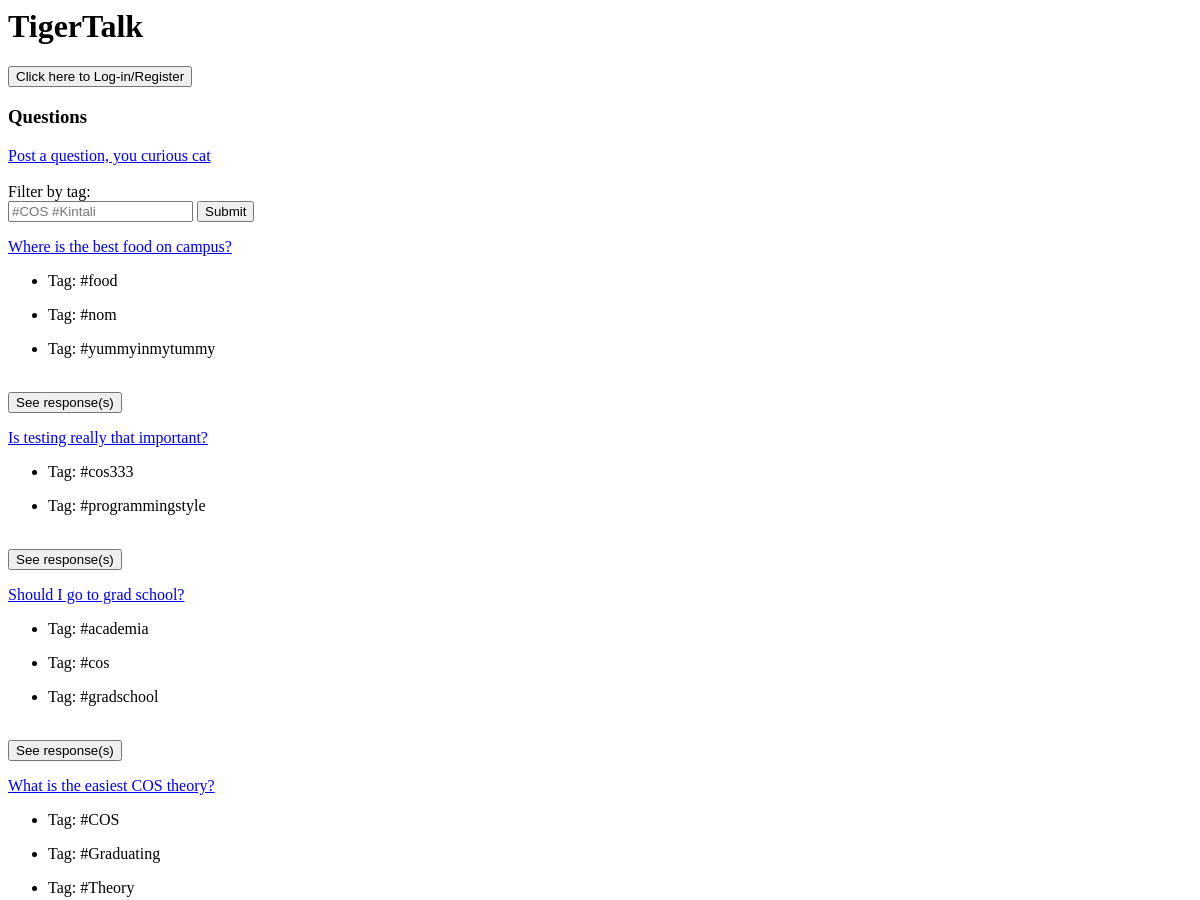
Page /blog/ (upper part) on the earlier database version.
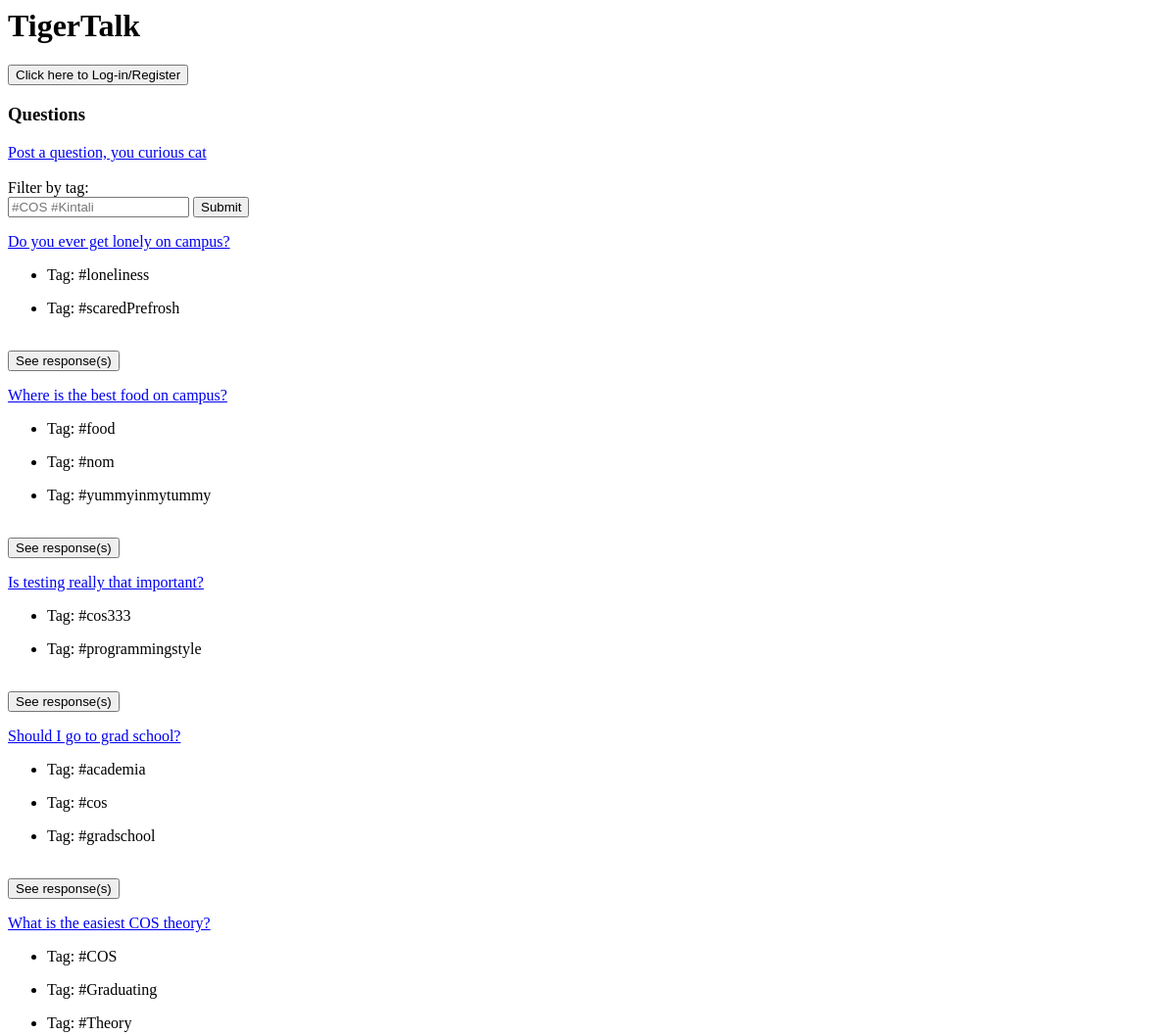
Same page on the later database version.
### blog/models.py (models this page shows, shortened)
class Question(models.Model):
    text = models.TextField()
    created_at = models.DateTimeField()
    blockedOrNot = models.BooleanField(default = False)
    inappropriateCount = models.IntegerField(
        default=0,
        verbose_name= "Inappropriate")
    inappropriateId = models.ManyToManyField(User, related_name = 'flagged_questions')
    objects = managers.QuestionManager()
    class Meta:
        verbose_name = "Question"
        verbose_name_plural = "Questions"

class Tag(models.Model):
    questions = models.ManyToManyField(Question, related_name = 'tags')
    text = models.CharField(max_length = 30)
    objects = managers.TagManager()
    class Meta:
        verbose_name = "Tag"
        verbose_name_plural = "Tags"
        ordering = ("text",)

### blog/views.py (the view)
def index(request):
	questions = Question.objects.filter(blockedOrNot=False).order_by('-created_at')
	questions = Question.objects.order_by('-created_at')
	user = request.user
	try:
		exp_question = Question.objects.get(pk=request.GET['responses_requested'])
		cur_page = request.GET['page']
		expanded_question_list = [exp_question]
		exp_answers = expanded_question_list[0].answers.order_by('helpfulCount', '-created_at')[:5]
	except (KeyError, Question.DoesNotExist):
		expanded_question_list = []
		exp_answers = []
		cur_page = utils.get_page_number_from_request(request)
	try:
		res_question = Question.objects.get(pk=request.GET['respond_to_q'])
		cur_page = request.GET['page']
		response_question_list = [res_question]
	except (KeyError, Question.DoesNotExist):
		response_question_list = []
	try:
		close_q = Question.objects.get(pk=request.GET['close_requested'])
		expanded_question_list= []
		cur_page = request.GET['page']
		exp_answers = []
	except:
		pass
	try:
		flagged_q = Question.objects.get(pk=request.POST['flag_q'])
		user  = request.user
		flagged_q.inappropriateCount += 1
		flagged_q.inappropriateId.add(user)
		flagged_q.save()
		user.flagged_questions.add(flagged_q)
		user.save()
		cur_page = request.GET['page']
	except:
		pass
	try:
		user  = request.user
		flagged_question_list = user.flagged_questions.all()
	except:
		flagged_question_list = []
	try:
		helpful_answer = Answer.objects.get(pk=request.GET['helpful'])
		user = request.user
		helpful_answer.helpfulCount += 1
		helpful_answer.helpfulId.add(user)
		helpful_answer.save()
		user.helpful_responses.add(helpful_answer)
		user.save()
	except:
		pass
	try:
		user = request.user
		helpful_responses_list = user.helpful_responses.all()
	except:
		helpful_responses_list = []
	try:
		inapp_answer = Answer.objects.get(pk=request.GET['inapp'])
		user = request.user
		inapp_answer.inappropriateCount += 1
		inapp_answer.inappropriateId.add(user)
		inapp_answer.save()
		inapp_answer.user.inappropriateCount += 1
		inapp_answer.user.save()
		user.inappropriate_responses.add(inapp_answer)
		user.save()
	except:
		pass
	try:
		user = request.user
		inapp_responses_list = user.inappropriate_responses.all()
	except:
		inapp_responses_list = []
	template = loader.get_template('blog/index.html')
	context = {
		'questions' : questions,
		'expanded_question_list' : expanded_question_list,
		'response_question_list' : response_question_list,
		'user': request.user,
		'flagged_question_list': flagged_question_list,
		'expanded_answers': exp_answers,
		'cur_page': cur_page,
		'helpful_responses_list': helpful_responses_list,
		'inapp_responses_list': inapp_responses_list,
	}
	print(cur_page)
	return HttpResponse(template.render(context, request))

### blog/templates/blog/index.html (shortened to what this page needs)
<h1>TigerTalk</h1>
{% if user.is_authenticated %}
    <a href="/accounts/logout">Log out</a>
{% else %}
    <form action="{% url 'blog:loginpage' %}" method="get">
            <button name="login" value="{{question.id}}">Click here to Log-in/Register</button>
    </form>
{% endif %}
<h3>Questions</h3>
<a href="{% url 'blog:postaq' %}">Post a question, you curious cat</a>
Filter by tag:
<form action="{% url 'blog:filter' %}" method="get">
	<input type="text" name="tags" placeholder="#COS #Kintali" value="">
  	<input type="submit" value="Submit">
</form>
{% load el_pagination_tags %}
{% for question in questions %}
{% show_current_number as page_number %}
<div id="resp_results{{question.id}}">
        <a href="{% url 'blog:questions' question.id %}">{{ question.text|truncatechars:200 }}</a> <br>
        {% for tag in question.tags.all %}
        	<ul>
        		<li>Tag: {{tag.text}}</li>
        	</ul>
        {% endfor %}
        <br>
        {% if question in expanded_question_list %}
        	<ul>
        	{% for answer in expanded_answers %}
        		 {% if user.is_authenticated and not user.profile.blockedOrNot %}
                    {% if answer in helpful_responses_list %}
                        You have already marked this answer as helpful <br>
                    {% else %}
                         <form action="{% url 'blog:index' %}" method="get">
                            <button name="helpful" value="{{answer.id}}">Mark this response as helpful</button>
                            <input type="hidden" name="user_id" value="{{user.id}}">
                        </form>
                    {% endif %}
                    {% if answer in inapp_responses_list %}
                        You have already flagged this answer as inappropriate <br>
                    {% else %}
                          <form action="{% url 'blog:index' %}" method="get">
                               <button name="inapp" value="{{answer.id}}">Flag this response as innapropriate</button>
                               <input type="hidden" name="user_id" value="{{user.id}}">
                          </form>
                	{% endif %}
                {% endif %}
        		<li>{{answer.text}} - {{answer.user.profile.handle}}</li>
                Helpful Count is {{answer.helpfulCount}} <br>
            	Inappropriate Count is {{answer.inappropriateCount}}
        	{% empty %}
        		No answers, lol, sorry.
        	{% endfor %}
        	</ul>
        	<form action="{% url 'blog:index' %}#resp_results{{question.id}}" method="get">
				<button name="close_requested" value="{{question.id}}">Close response(s)</button>
				<input type="hidden" name="page" value="{{page_number}}">
			</form>
        {% else %}
			<form action="{% url 'blog:index' %}#resp_results{{question.id}}" method="get">
				<button name="responses_requested" value="{{question.id}}">See response(s)</button>
			</form>
		{% endif %}
</div>
{% endfor %}

Differences in the rows shown:
added Question: text "Do you ever get lonely on campus?", {{ question.id }} 35 (drawn)
added Tag: text "#loneliness", shown under "Do you ever get lonely on campus?"
added Tag: text "#scaredPrefrosh", shown under "Do you ever get lonely on campus?"
